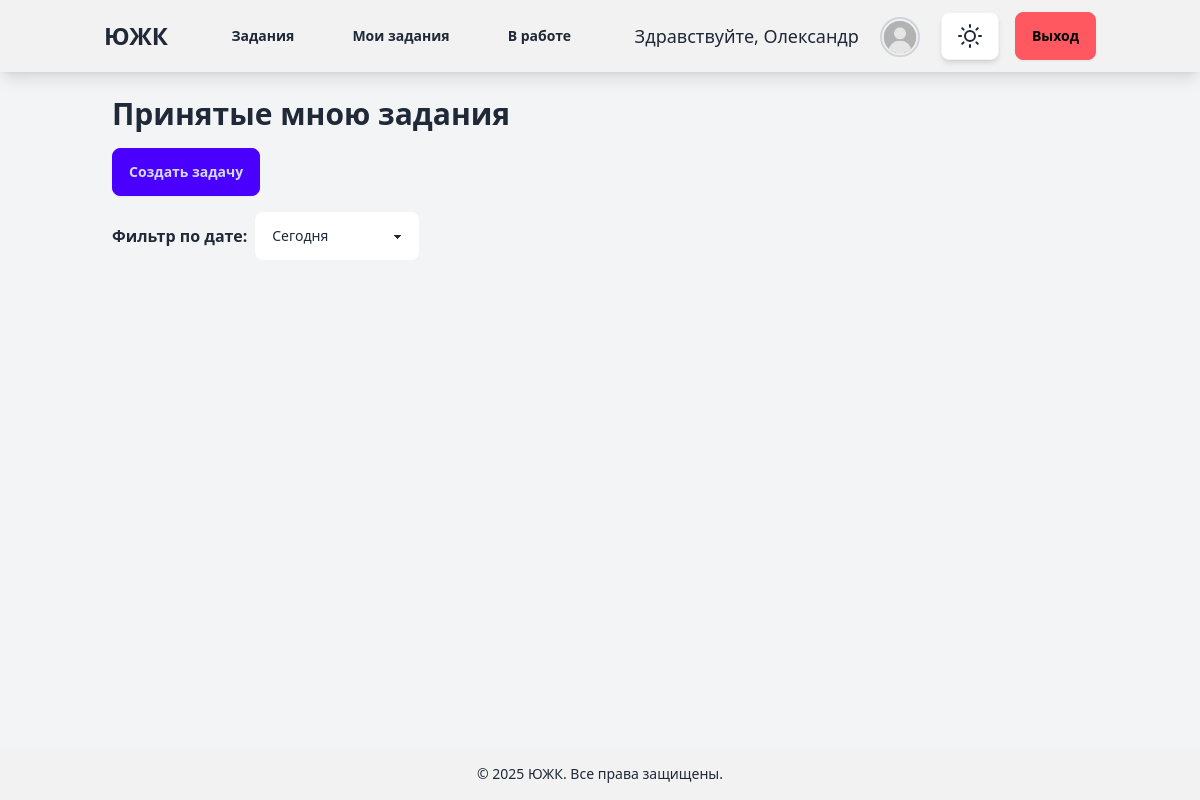
Before: /ticket_list_accepted_by (signed in) with the older database file.
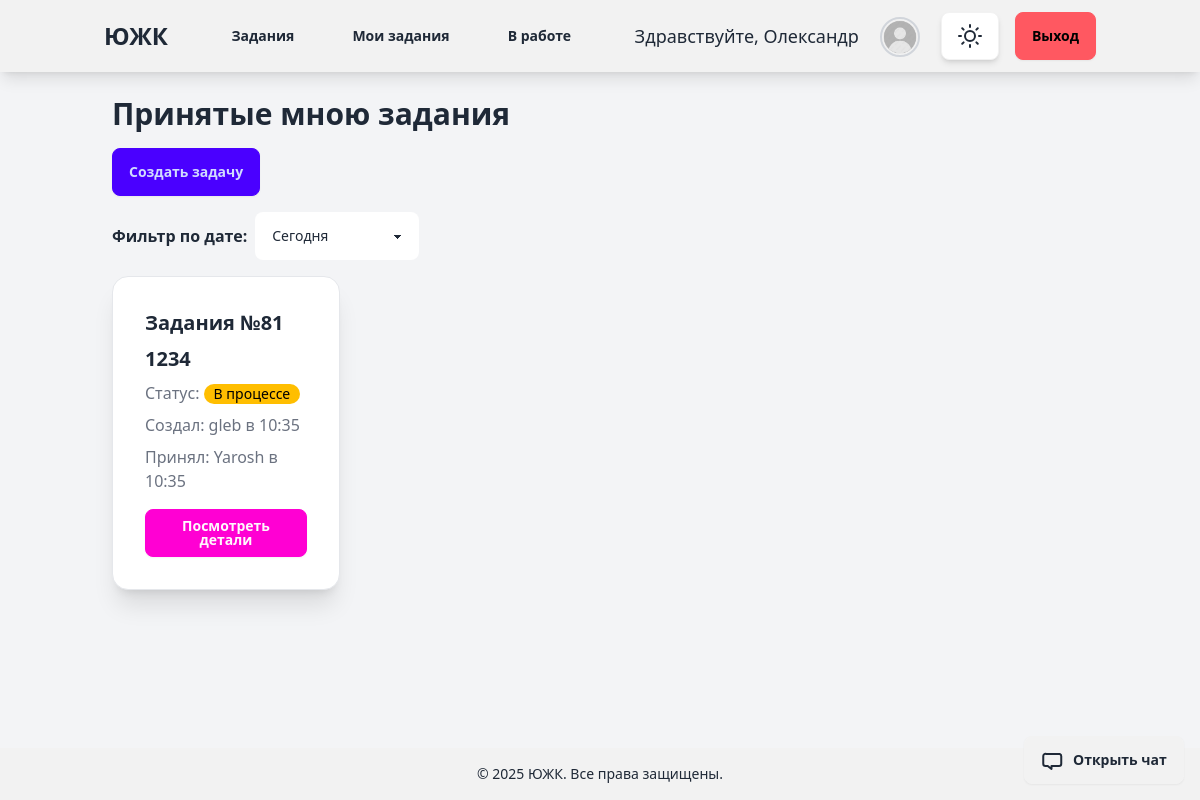
After: the same page with the newer database file.
### tickets/models.py (models this page shows, shortened)
class Ticket(models.Model):
    STATUS_CHOICES = [
        ('open', 'Open'),
        ('in_progress', 'In Progress'),
        ('closed', 'Closed'),
    ]
    title = models.CharField(max_length=200)
    description = models.TextField()
    status = models.CharField(max_length=20, choices=STATUS_CHOICES, default='open')
    created_by = models.ForeignKey(CustomUser, on_delete=models.CASCADE, related_name='tickets_created')
    accepted_by = models.ForeignKey(CustomUser, on_delete=models.CASCADE, related_name='tickets_accepted', null=True,
                                    blank=True)
    department = models.ForeignKey(Department, on_delete=models.CASCADE, related_name='tickets', null=True, blank=True)
    position = models.ForeignKey(Position, on_delete=models.CASCADE, related_name='tickets', null=True, blank=True)
    attachment = models.FileField(upload_to='tickets/', null=True, blank=True)
    created_at = models.DateTimeField(auto_now_add=True)
    accepted_at = models.DateTimeField(null=True, blank=True)
    closed_at = models.DateTimeField(null=True, blank=True)
    updated_at = models.DateTimeField(auto_now=True)
    completion_comment = models.TextField(null=True, blank=True)

### account/models.py (models this page shows)
class CustomUser(AbstractUser):
    department = models.ForeignKey(Department, on_delete=models.SET_NULL, null=True, blank=True)
    position = models.ForeignKey(Position, on_delete=models.SET_NULL, null=True, blank=True, related_name="users")

### tickets/views.py (the view)
# urls.py: path('ticket_list_accepted_by', views.ticket_list_accepted_by, name='ticket_list_accepted_by'),
@login_required
def ticket_list_accepted_by(request):
    user = request.user
    time_filter = request.GET.get('time_filter', 'today')  # Default to 'today'
    tickets = Ticket.objects.filter(accepted_by=request.user)
    if time_filter == 'today':
        tickets = tickets.filter(created_at__date=timezone.now().date())
    elif time_filter == 'week':
        start_of_week = timezone.now() - timedelta(days=timezone.now().weekday())
        tickets = tickets.filter(created_at__gte=start_of_week)
    elif time_filter == 'month':
        tickets = tickets.filter(created_at__year=timezone.now().year,
                                 created_at__month=timezone.now().month)
    chat = Chat.objects.filter(
        Q(ticket__accepted_by=user) | Q(ticket__created_by=user)
    ).first()
    chat_id = chat.ticket.id if chat else None
    return render(request, 'tickets/my_accepted_ticket_list.html', {
        'tickets': tickets,
        'chat_id': chat_id
    })

### templates/tickets/my_accepted_ticket_list.html (shortened to what this page needs)
{% extends "blog/base.html" %}
{% block content1 %}
<div class="container mx-auto p-6">
    <h2 class="text-3xl font-bold mb-4">Принятые мною задания</h2>
    <a href="{% url 'tickets:create_ticket' %}" class="btn btn-primary mb-4">Создать задачу</a>
    <form method="get" class="mb-4">
        <div class="flex gap-2 items-center">
            <label class="font-semibold">Фильтр по дате:</label>
            <select name="time_filter" class="select select-bordered" onchange="this.form.submit()">
                <option value="today" {% if request.GET.time_filter == "today" %}selected{% endif %}>Сегодня</option>
            </select>
        </div>
    </form>
    <div id="ticket-container" class="transition-all duration-300 w-full lg:w-3/4 pr-4">
        <div class="grid grid-cols-1 md:grid-cols-2 lg:grid-cols-3 gap-4">
            {% for ticket in tickets %}
            <div class="card bg-base-100 shadow-xl border border-gray-200" data-ticket-id="{{ ticket.id }}">
                <div class="card-body">
                    <h2 class="card-title text-xl font-semibold">Задания №{{ ticket.id }}</h2>
                    <h3 class="card-title text-xl font-semibold">{{ ticket.title }}</h3>
                    <p class="text-gray-500">Статус:
                        <span class="badge
                            {% if ticket.status == 'open' %}badge-error
                            {% elif ticket.status == 'in_progress' %}badge-warning
                            {% else %}badge-success
                            {% endif %}">
                            {% if ticket.status == 'open' %}Открыт
                            {% elif ticket.status == 'in_progress' %}В процессе
                            {% else %}Закрыт
                            {% endif %}
                        </span>
                    </p>
                    <p class="text-gray-500">Создал:
                        {{ ticket.created_by.username }} в {{ ticket.created_at|date:"H:i" }}
                    </p>
                    <p class="text-gray-500">Принял:
                        {% if ticket.accepted_by %}
                            {{ ticket.accepted_by.username }} в {{ ticket.accepted_at|date:"H:i" }}
                        {% else %}
                            {{ ticket.accepted_by.username|default:"На данный момент не принята" }}
                        {% endif %}
                    </p>
                    <a href="{% url 'tickets:ticket_detail' ticket.id %}" class="btn btn-secondary mt-2">Посмотреть детали</a>
                </div>
            </div>
            {% endfor %}
        </div>
    </div>
</div>
{% if chat_id %}
    <button id="open-chat-btn" class="btn btn-accent open-chat fixed bottom-4 right-4" class="btn btn-accent fixed bottom-4 right-4" data-ticket-id="{{ chat_id }}">
        <span>Открыть чат</span>
    </button>
{% endif %}
{% endblock %}

Changed rows visible on the page:
added Ticket: id "81", title "1234", status "В процессе", created_by.username "gleb", created_at "10:35", accepted_by.username "Yarosh", accepted_at "10:35"
Other visible differences:
text now shown: "Открыть чат"
